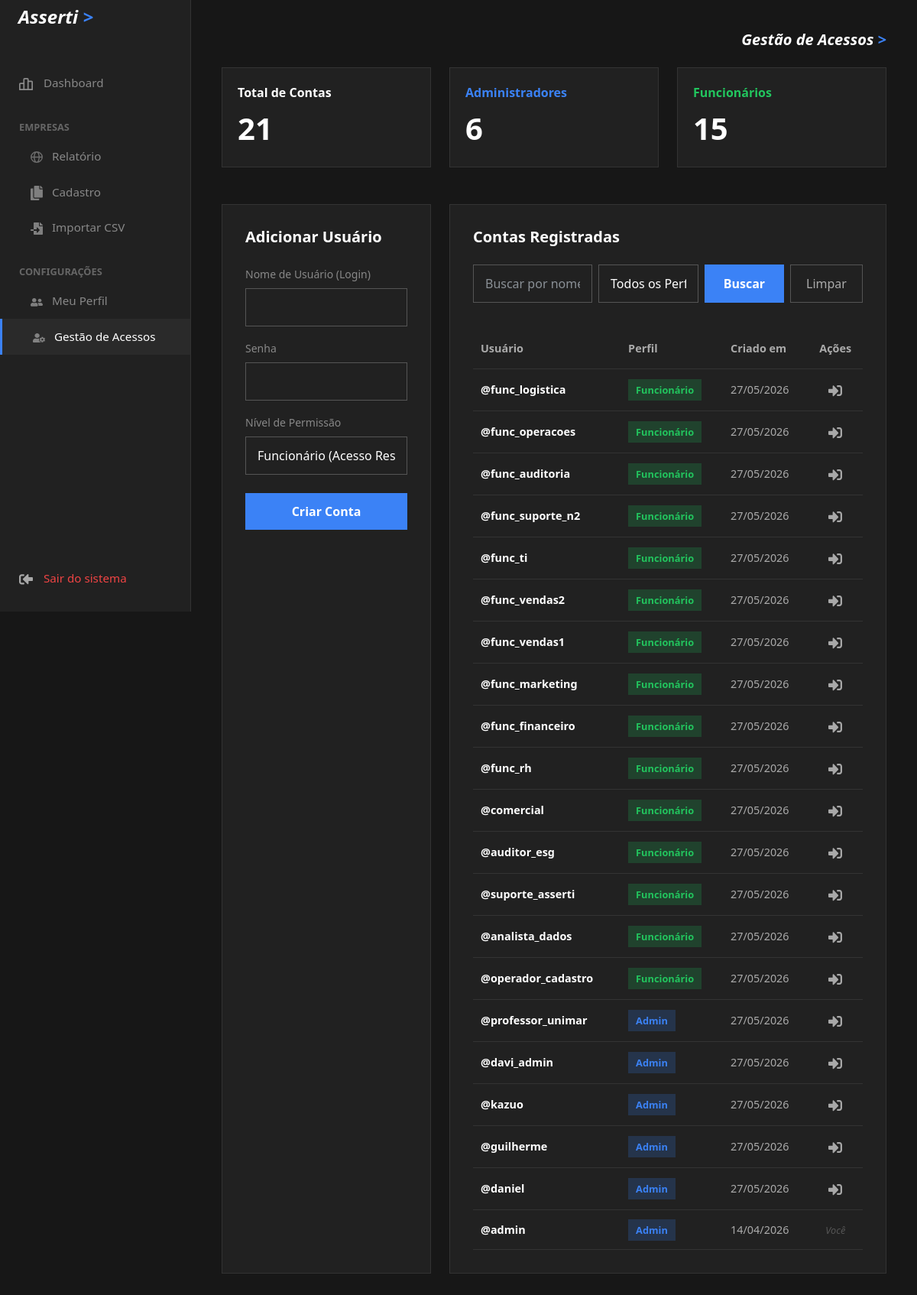
/usuarios.php (signed in), run on the app's committed database.
### tables this page shows
CREATE TABLE `usuarios` (
  `id` int(11) NOT NULL,
  `usuario` varchar(50) NOT NULL,
  `senha` varchar(255) NOT NULL,
  `perfil` enum('admin','funcionario') DEFAULT 'funcionario',
  `criado_em` timestamp NOT NULL DEFAULT current_timestamp()
);

### public/usuarios.php (the view, shortened to what this page needs)
<?php
require 'conexao.php';
$total_admin = $pdo->query("SELECT COUNT(*) FROM usuarios WHERE perfil = 'admin'")->fetchColumn() ?: 0;
$total_func = $pdo->query("SELECT COUNT(*) FROM usuarios WHERE perfil = 'funcionario'")->fetchColumn() ?: 0;
$total_users = $total_admin + $total_func;
$where_sql = " WHERE 1=1";
$params_busca = [];
$stmt_lista = $pdo->prepare("SELECT id, usuario, perfil, criado_em FROM usuarios" . $where_sql . " ORDER BY id DESC");
$stmt_lista->execute($params_busca);
$lista_usuarios = $stmt_lista->fetchAll(PDO::FETCH_ASSOC);
?>
<!DOCTYPE html>
<html lang="pt-BR" data-bs-theme="dark">
<head>
    <link href="https://cdn.jsdelivr.net/npm/bootstrap@5.3.0/dist/css/bootstrap.min.css" rel="stylesheet">
</head>
<body>
    <?php include 'menu.php'; ?>
    <div class="main-content">
        <div class="d-flex justify-content-end mb-4">
            <h5 class="text-white fw-bold m-0" style="font-style: italic;">Gestão de Acessos <span style="color:#3b82f6;">></span></h5>
        </div>
        <div class="row g-4 mb-4">
            <div class="col-md-4">
                <div class="flat-card" style="padding: 20px;">
                    <p class="mb-0 text-white fw-bold">Total de Contas</p>
                    <div class="metric-value"><?= $total_users ?></div>
                </div>
            </div>
            <div class="col-md-4">
                <div class="flat-card" style="padding: 20px;">
                    <p class="mb-0 text-white fw-bold" style="color: #3b82f6 !important;">Administradores</p>
                    <div class="metric-value"><?= $total_admin ?></div>
                </div>
            </div>
            <div class="col-md-4">
                <div class="flat-card" style="padding: 20px;">
                    <p class="mb-0 text-white fw-bold" style="color: #22c55e !important;">Funcionários</p>
                    <div class="metric-value"><?= $total_func ?></div>
                </div>
            </div>
        </div>
        <div class="row g-4 mt-1">
            <div class="col-md-4">
                <div class="flat-card h-100">
                    <h5 class="fw-bold mb-4 text-white">Adicionar Usuário</h5>
                    <form action="usuarios.php" method="POST">
                        <div class="mb-3"><label style="color: #888;" class="form-label small">Nome de Usuário (Login)</label><input type="text" name="usuario" class="form-control flat-input" required autocomplete="off"></div>
                        <div class="mb-3"><label style="color: #888;" class="form-label small">Senha</label><input type="password" name="senha" class="form-control flat-input" required autocomplete="new-password"></div>
                        <div class="mb-4">
                            <label style="color: #888;" class="form-label small">Nível de Permissão</label>
                            <select name="perfil" class="form-select flat-input" required>
                                <option value="funcionario">Funcionário (Acesso Restrito)</option>
                            </select>
                        </div>
                        <button type="submit" class="btn-submit">Criar Conta</button>
                    </form>
                </div>
            </div>
            <div class="col-md-8">
                <div class="flat-card h-100">
                    <h5 class="fw-bold mb-4 text-white">Contas Registradas</h5>
                    <form method="GET" class="d-flex gap-2 mb-4">
                        <div style="flex-grow: 1;">
                            <input type="text" name="busca_usuario" class="form-control flat-input w-100" placeholder="Buscar por nome de usuário..." value="<?= htmlspecialchars($_GET['busca_usuario'] ?? '') ?>">
                        </div>
                        <div style="width: 220px;">
                            <select name="filtro_perfil" class="form-select flat-input">
                                <option value="">Todos os Perfis</option>
                            </select>
                        </div>
                        <button type="submit" class="btn-submit" style="width: auto;">Buscar</button>
                        <a href="usuarios.php" class="btn-clear">Limpar</a>
                    </form>
                    <div class="table-responsive">
                        <table class="table-custom">
                            <thead>
                                <tr>
                                    <th>Usuário</th>
                                    <th>Perfil</th>
                                    <th>Criado em</th>
                                    <th class="text-center">Ações</th>
                                </tr>
                            </thead>
                            <tbody>
                                <?php if(count($lista_usuarios) > 0): ?>
                                    <?php foreach ($lista_usuarios as $user): ?>
                                        <tr>
                                            <td class="text-white fw-bold">@<?= htmlspecialchars($user['usuario']) ?></td>
                                            <td>
                                                <?php if($user['perfil'] === 'admin'): ?>
                                                    <span class="badge-admin">Admin</span>
                                                <?php else: ?>
                                                    <span class="badge-func">Funcionário</span>
                                                <?php endif; ?>
                                            </td>
                                            <td style="color:#aaa;"><?= date('d/m/Y', strtotime($user['criado_em'])) ?></td>
                                            <td class="text-center">
                                                <?php if($user['usuario'] !== $_SESSION['usuario_logado']): ?>
                                                    <a href="usuarios.php?excluir=<?= $user['id'] ?>" class="btn-acao" onclick="return confirm('Tem certeza que deseja remover o acesso de @<?= htmlspecialchars($user['usuario']) ?>?');" title="Excluir Usuário">
                                                        <img src="icones/retirada.svg" width="18">
                                                    </a>
                                                <?php else: ?>
                                                    <span style="color:#555; font-size: 0.8rem; font-style: italic;">Você</span>
                                                <?php endif; ?>
                                            </td>
                                        </tr>
                                    <?php endforeach; ?>
                                <?php else: ?>
                                    <tr>
                                        <td colspan="4" class="text-center py-4 text-secondary">Nenhum usuário encontrado com estes filtros.</td>
                                    </tr>
                                <?php endif; ?>
                            </tbody>
                        </table>
                    </div>
                </div>
            </div>
        </div>
    </div>
</body>
</html>

### public/usuarios.php (style rules this page uses)
body { background-color: #171717 !important; color: #e5e7eb; font-family: 'Segoe UI', Tahoma, Geneva, Verdana, sans-serif; display: flex; overflow-x: hidden; margin: 0; min-height: 100vh; }
.main-content { margin-left: 250px; padding: 40px; width: calc(100% - 250px); background-color: #171717; }
.flat-card { background-color: #212121; border: 1px solid #333; border-radius: 0; padding: 30px; }
.flat-input { background: transparent !important; border: 1px solid #555 !important; color: white !important; border-radius: 0 !important; padding: 12px 15px; }
.btn-submit { background-color: #3b82f6; color: white; border: none; padding: 12px 25px; border-radius: 0; font-weight: bold; width: 100%; transition: 0.2s; }
.btn-clear { background: transparent; border: 1px solid #555; color: #aaa; padding: 0 20px; border-radius: 0; text-decoration: none; display: flex; align-items: center; justify-content: center; transition: 0.2s; }
select option { background-color: #212121; color: white; }
.metric-value { font-size: 2.5rem; font-weight: bold; color: #fff; margin-top: 5px; }
.table-custom { width: 100%; border-collapse: collapse; margin-top: 10px; }
.table-custom th { border-bottom: 1px solid #333; padding: 15px 10px; color: #aaa; text-align: left; font-weight: 600; font-size: 0.9rem; }
.table-custom td { border-bottom: 1px solid #333; padding: 15px 10px; text-align: left; vertical-align: middle; background-color: transparent; font-size: 0.9rem; }
.badge-admin { background-color: rgba(59, 130, 246, 0.2); color: #3b82f6; padding: 5px 10px; border-radius: 0; font-size: 0.8rem; font-weight: bold; }
.badge-func { background-color: rgba(34, 197, 94, 0.2); color: #22c55e; padding: 5px 10px; border-radius: 0; font-size: 0.8rem; font-weight: bold; }
.btn-acao { text-decoration: none; font-size: 1rem; color: #ef4444; transition: 0.2s; }

### data on the page
usuarios: usuario "func_logistica", perfil "Funcionário", criado_em "27/05/2026"
usuarios: usuario "func_operacoes", perfil "Funcionário", criado_em "27/05/2026"
usuarios: usuario "func_auditoria", perfil "Funcionário", criado_em "27/05/2026"
usuarios: usuario "func_suporte_n2", perfil "Funcionário", criado_em "27/05/2026"
usuarios: usuario "func_ti", perfil "Funcionário", criado_em "27/05/2026"
usuarios: usuario "func_vendas2", perfil "Funcionário", criado_em "27/05/2026"
usuarios: usuario "func_vendas1", perfil "Funcionário", criado_em "27/05/2026"
usuarios: usuario "func_marketing", perfil "Funcionário", criado_em "27/05/2026"
usuarios: usuario "func_financeiro", perfil "Funcionário", criado_em "27/05/2026"
usuarios: usuario "func_rh", perfil "Funcionário", criado_em "27/05/2026"
usuarios: usuario "comercial", perfil "Funcionário", criado_em "27/05/2026"
usuarios: usuario "auditor_esg", perfil "Funcionário", criado_em "27/05/2026"
usuarios: usuario "suporte_asserti", perfil "Funcionário", criado_em "27/05/2026"
usuarios: usuario "analista_dados", perfil "Funcionário", criado_em "27/05/2026"
usuarios: usuario "operador_cadastro", perfil "Funcionário", criado_em "27/05/2026"
usuarios: usuario "professor_unimar", perfil "Admin", criado_em "27/05/2026"
usuarios: usuario "davi_admin", perfil "Admin", criado_em "27/05/2026"
usuarios: usuario "kazuo", perfil "Admin", criado_em "27/05/2026"
usuarios: usuario "guilherme", perfil "Admin", criado_em "27/05/2026"
usuarios: usuario "daniel", perfil "Admin", criado_em "27/05/2026"
usuarios: usuario "admin", perfil "Admin", criado_em "14/04/2026", shows "Você"

### other printed values
$total_users "21"
$total_admin "6"
$total_func "15"
